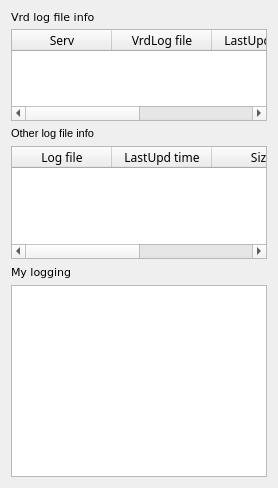
      <widget class="QWidget" name="tab_5">
       <attribute name="title">
        <string>Logs</string>
       </attribute>
       <layout class="QGridLayout" name="gridLayout_8">
        <item row="0" column="0">
         <widget class="QLabel" name="label_8">
          <property name="sizePolicy">
           <sizepolicy hsizetype="Fixed" vsizetype="Fixed">
            <horstretch>0</horstretch>
            <verstretch>0</verstretch>
           </sizepolicy>
          </property>
          <property name="minimumSize">
           <size>
            <width>0</width>
            <height>12</height>
           </size>
          </property>
          <property name="maximumSize">
           <size>
            <width>16777215</width>
            <height>12</height>
           </size>
          </property>
          <property name="font">
           <font>
            <family>DejaVu LGC Sans</family>
            <pointsize>8</pointsize>
           </font>
          </property>
          <property name="text">
           <string>Vrd log file info</string>
          </property>
         </widget>
        </item>
        <item row="1" column="0">
         <widget class="QTableWidget" name="qtwVrdLog">
          <property name="sizePolicy">
           <sizepolicy hsizetype="Expanding" vsizetype="Fixed">
            <horstretch>0</horstretch>
            <verstretch>0</verstretch>
           </sizepolicy>
          </property>
          <property name="minimumSize">
           <size>
            <width>0</width>
            <height>92</height>
           </size>
          </property>
          <property name="maximumSize">
           <size>
            <width>16777215</width>
            <height>92</height>
           </size>
          </property>
          <property name="font">
           <font>
            <family>DejaVu LGC Serif Condensed</family>
            <pointsize>9</pointsize>
           </font>
          </property>
          <property name="showGrid">
           <bool>false</bool>
          </property>
          <column>
           <property name="text">
            <string>Serv</string>
           </property>
          </column>
          <column>
           <property name="text">
            <string>VrdLog file</string>
           </property>
          </column>
          <column>
           <property name="text">
            <string>LastUpd time</string>
           </property>
          </column>
          <column>
           <property name="text">
            <string>Size</string>
           </property>
          </column>
         </widget>
        </item>
        <item row="4" column="0">
         <widget class="QLabel" name="label_21">
          <property name="sizePolicy">
           <sizepolicy hsizetype="Fixed" vsizetype="Fixed">
            <horstretch>0</horstretch>
            <verstretch>0</verstretch>
           </sizepolicy>
          </property>
          <property name="minimumSize">
           <size>
            <width>0</width>
            <height>12</height>
           </size>
          </property>
          <property name="font">
           <font>
            <pointsize>8</pointsize>
           </font>
          </property>
          <property name="text">
           <string>Other log file info</string>
          </property>
         </widget>
        </item>
        <item row="7" column="0">
         <widget class="QPlainTextEdit" name="qtwMyLogging">
          <property name="font">
           <font>
            <family>DejaVu LGC Sans Mono</family>
           </font>
          </property>
          <property name="readOnly">
           <bool>true</bool>
          </property>
         </widget>
        </item>
        <item row="6" column="0">
         <widget class="QLabel" name="label_9">
          <property name="font">
           <font>
            <family>DejaVu LGC Sans</family>
            <pointsize>8</pointsize>
           </font>
          </property>
          <property name="text">
           <string>My logging</string>
          </property>
         </widget>
        </item>
        <item row="5" column="0">
         <widget class="QTableWidget" name="qtwOtherLog">
          <property name="sizePolicy">
           <sizepolicy hsizetype="Expanding" vsizetype="Fixed">
            <horstretch>0</horstretch>
            <verstretch>0</verstretch>
           </sizepolicy>
          </property>
          <property name="minimumSize">
           <size>
            <width>0</width>
            <height>92</height>
           </size>
          </property>
          <property name="maximumSize">
           <size>
            <width>16777215</width>
            <height>113</height>
           </size>
          </property>
          <property name="font">
           <font>
            <family>DejaVu LGC Serif Condensed</family>
           </font>
          </property>
          <property name="showGrid">
           <bool>false</bool>
          </property>
          <column>
           <property name="text">
            <string>Log file</string>
           </property>
          </column>
          <column>
           <property name="text">
            <string>LastUpd time</string>
           </property>
          </column>
          <column>
           <property name="text">
            <string>Size</string>
           </property>
          </column>
          <column>
           <property name="text">
            <string>Comment</string>
           </property>
          </column>
         </widget>
        </item>
       </layout>
      </widget>
